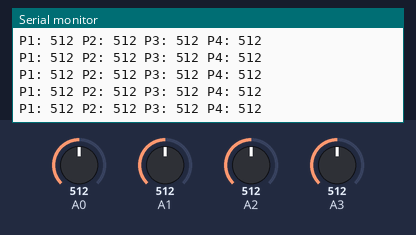
The sketch below on a simulated Arduino Uno, built with avr-gcc and run on an emulated ATmega328P. On the bench: the last lines printed to the serial monitor. Inputs (shaded band) come from the test bench; at power-on: A1 = 512, A0 = 512, A3 = 512, A2 = 512.

Above: at 4.2 s.
4.3 s: A1 set to 111
At 5.3 s:
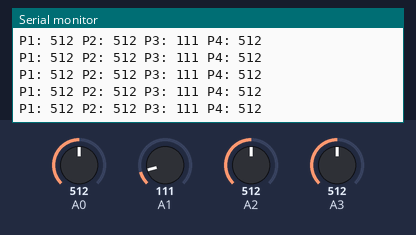
7.3 s: A1 set to 94
At 8.3 s:
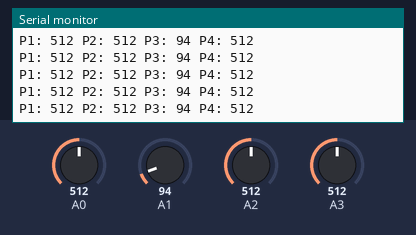
10.3 s: A0 set to 106
At 11.3 s:
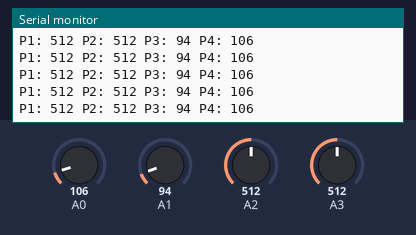
11.8 s: A0 set to 94
At 12.9 s:
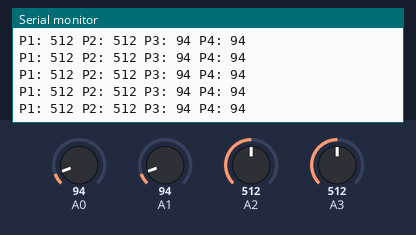
13.3 s: A3 set to 106
At 13.9 s:
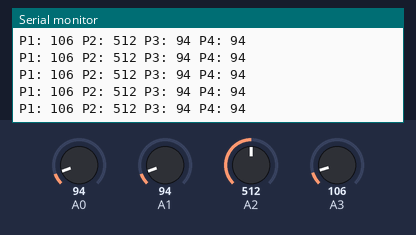
14.8 s: A3 set to 90
At 15.5 s:
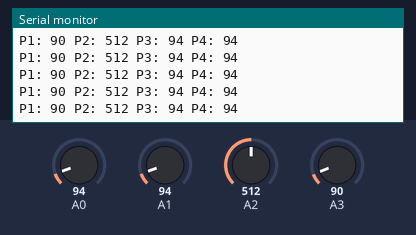
Timing chart, 0 to 17.3 s (numbered marks = the images above; inputs shaded):
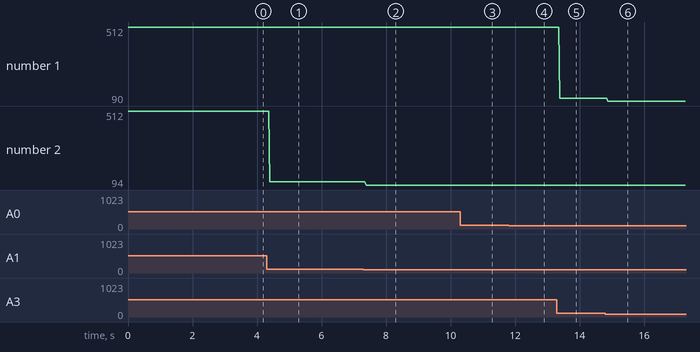

Measured:
- after the input at 4.3 s, the serial monitor: prints a new line after 0.09 s (image 1)
- after the input at 7.3 s, the serial monitor: prints a new line after 0.08 s (image 2)
- after the input at 10.3 s, the serial monitor: prints a new line after 0.08 s (image 3)
- after the input at 11.8 s, the serial monitor: prints a new line after 0.07 s (image 4)
- after the input at 13.3 s, the serial monitor: prints a new line after 0.09 s (image 5)
- after the input at 14.8 s, the serial monitor: prints a new line after 0.07 s (image 6)
- plotted number 1: 106 → 90 after the input at 14.8 s
- plotted number 2: 512 → 111 after the input at 4.3 s, 111 → 94 after the input at 7.3 s

The sketch:

JoystickTest.ino
```cpp
void setup() {
  Serial.begin(9600);
}

void loop() {
    int P4 = analogRead(0);
    int P3 = analogRead(1);
    int P2 = analogRead(2);
    int P1 = analogRead(3);
    Serial.println(String("P1: ") + P1 + String(" P2: ") + P2 + String(" P3: ") + P3 + String(" P4: ") + P4 );
}
```
